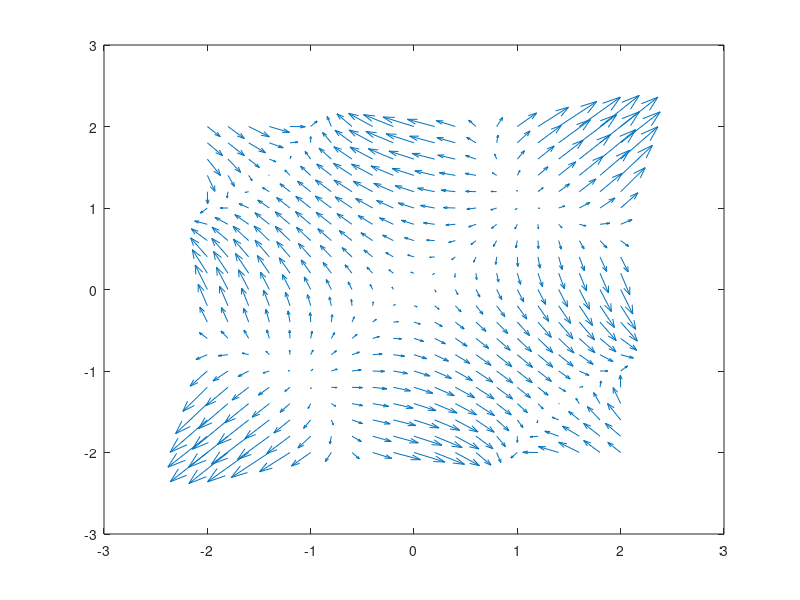

This chart was generated by the following MATLAB code:
% quiver
% z = x^2 + y^2 - 5sin(xy)
% |x| <= 2, |y| <= 2

r = -2:.2:2 ; 
[X,Y] = meshgrid(r,r) ;
Z = X.^2 - 5*sin(X.*Y) + Y.^2 ;
[dx,dy] = gradient(Z,.2,.2) ;
quiver(X,Y,dx,dy,2) ;
